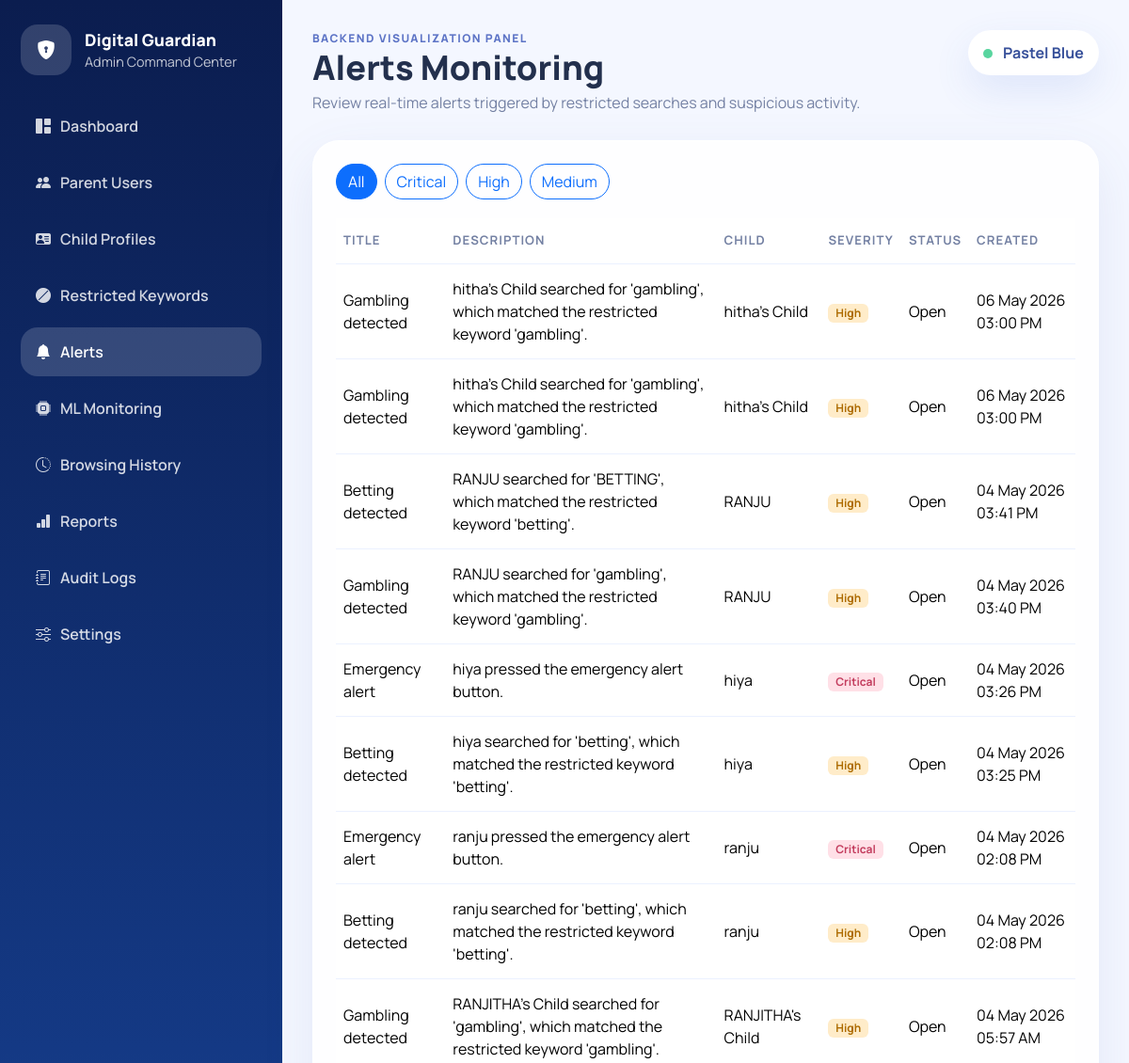
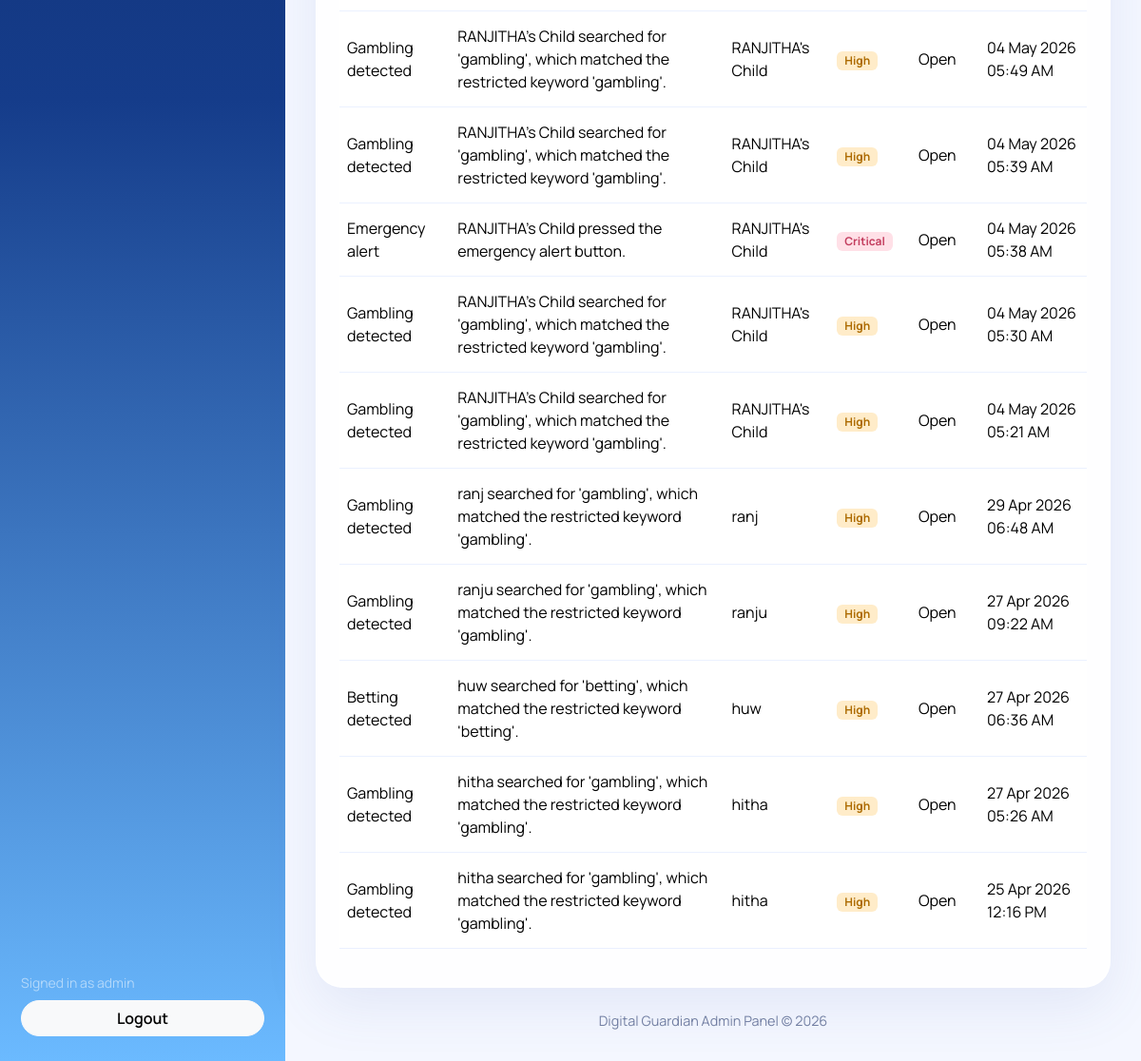
Screenshot of /admin/alerts (signed in) with the database file from the repository (2 pictures, top to bottom).
### app/models/__init__.py (models this page shows, shortened)
class AdminPanelSetting(db.Model):
    __tablename__ = "admin_panel_settings"
    id = db.Column(db.Integer, primary_key=True)
    theme = db.Column(db.String(30), default="pastel-blue", nullable=False)
    security_mode = db.Column(db.String(40), default="strict", nullable=False)
    support_email = db.Column(db.String(160), default="support@digitalguardian.local", nullable=False)
    app_info = db.Column(
        db.String(255),
        default="Digital Guardian Admin Panel",
        nullable=False,
    )
    monitoring_enabled = db.Column(db.Boolean, default=True, nullable=False)
    created_at = db.Column(db.DateTime, default=datetime.utcnow, nullable=False)
    updated_at = db.Column(db.DateTime, default=datetime.utcnow, onupdate=datetime.utcnow, nullable=False)

class Alert(db.Model):
    __tablename__ = "alerts"
    id = db.Column(db.Integer, primary_key=True)
    parent_id = db.Column(db.Integer, db.ForeignKey("parent_users.id"), nullable=False)
    child_id = db.Column(db.Integer, db.ForeignKey("child_profiles.id"), nullable=False)
    history_id = db.Column(db.Integer, db.ForeignKey("browsing_history.id"), nullable=True)
    activity_id = db.Column(db.Integer, db.ForeignKey("activity_logs.id"), nullable=True)
    title = db.Column(db.String(180), nullable=False)
    description = db.Column(db.Text, nullable=False)
    severity = db.Column(db.String(20), nullable=False)
    status = db.Column(db.String(20), nullable=False, default="open")
    created_at = db.Column(db.DateTime, default=datetime.utcnow, nullable=False)
    child = db.relationship("ChildProfile", backref="alerts", lazy=True)
    history = db.relationship("BrowsingHistory", backref="alert", lazy=True)
    activity = db.relationship("ActivityLog", backref="alert", lazy=True)

class ChildProfile(db.Model):
    __tablename__ = "child_profiles"
    id = db.Column(db.Integer, primary_key=True)
    parent_id = db.Column(db.Integer, db.ForeignKey("parent_users.id"), nullable=False)
    child_name = db.Column(db.String(120), nullable=False)
    child_username = db.Column(db.String(80), unique=True, index=True, nullable=False, default="")
    password_hash = db.Column(db.String(255), nullable=False, default="")
    age = db.Column(db.Integer, nullable=False)
    gender = db.Column(db.String(40), nullable=False)
    grade = db.Column(db.String(80), nullable=False)
    school_name = db.Column(db.String(180), nullable=False)
    parent_contact = db.Column(db.String(80), nullable=False)
    device_name = db.Column(db.String(120), nullable=False)
    screen_time_limit_hours = db.Column(db.Float, nullable=False, default=2.0)
    notes = db.Column(db.Text)
    is_active = db.Column(db.Boolean, default=True, nullable=False)
    created_at = db.Column(db.DateTime, default=datetime.utcnow, nullable=False)

### app/routes/admin.py (the view)
@admin_bp.get("/alerts")
@admin_required
def alerts():
    severity = request.args.get("severity", "").strip().lower()
    query = Alert.query
    if severity:
        query = query.filter_by(severity=severity)
    alerts_list = query.order_by(Alert.created_at.desc()).all()
    return render_template("admin/alerts.html", alerts=alerts_list, severity=severity)

### app/models/__init__.py (called while the page is built)
def get_admin_panel_settings():
    settings = AdminPanelSetting.query.first()
    if settings is None:
        settings = AdminPanelSetting()
        db.session.add(settings)
        db.session.commit()
    return settings

### app/routes/admin.py (called while the page is built)
def admin_required(view):
    @wraps(view)
    def wrapped_view(*args, **kwargs):
        if "admin_id" not in session:
            return redirect(url_for("admin.login", next=request.path))
        return view(*args, **kwargs)
    return wrapped_view

@admin_bp.app_context_processor
def inject_admin_globals():
    return {
        "admin_username": session.get("admin_username"),
        "admin_theme": get_admin_panel_settings().theme if db.session else "pastel-blue",
        "current_year": datetime.utcnow().year,
    }

### app/templates/admin/alerts.html
{% extends "admin/base.html" %}
{% block page_title %}Alerts Monitoring{% endblock %}
{% block page_subtitle %}Review real-time alerts triggered by restricted searches and suspicious activity.{% endblock %}
{% block content %}
<div class="panel-card">
  <div class="panel-header">
    <div class="d-flex gap-2">
      <a class="btn {% if not severity %}btn-primary{% else %}btn-outline-primary{% endif %} rounded-pill" href="{{ url_for('admin.alerts') }}">All</a>
      <a class="btn {% if severity == 'critical' %}btn-primary{% else %}btn-outline-primary{% endif %} rounded-pill" href="{{ url_for('admin.alerts', severity='critical') }}">Critical</a>
      <a class="btn {% if severity == 'high' %}btn-primary{% else %}btn-outline-primary{% endif %} rounded-pill" href="{{ url_for('admin.alerts', severity='high') }}">High</a>
      <a class="btn {% if severity == 'medium' %}btn-primary{% else %}btn-outline-primary{% endif %} rounded-pill" href="{{ url_for('admin.alerts', severity='medium') }}">Medium</a>
    </div>
  </div>
  <div class="table-responsive">
    <table class="table table-hover align-middle admin-table">
      <thead><tr><th>Title</th><th>Description</th><th>Child</th><th>Severity</th><th>Status</th><th>Created</th></tr></thead>
      <tbody>
        {% for alert in alerts %}
        <tr>
          <td>{{ alert.title }}</td>
          <td>{{ alert.description }}</td>
          <td>{{ alert.child.child_name if alert.child else '-' }}</td>
          <td><span class="badge severity-{{ alert.severity }}">{{ alert.severity|title }}</span></td>
          <td>{{ alert.status|title }}</td>
          <td>{{ alert.created_at.strftime('%d %b %Y %I:%M %p') }}</td>
        </tr>
        {% else %}
        <tr><td colspan="6" class="text-center text-secondary py-4">No alerts available.</td></tr>
        {% endfor %}
      </tbody>
    </table>
  </div>
</div>
{% endblock %}

### app/templates/admin/base.html (shortened to what this page needs)
<!doctype html>
<html lang="en">
<head>
  <link href="https://cdn.jsdelivr.net/npm/bootstrap@5.3.3/dist/css/bootstrap.min.css" rel="stylesheet">
  <link href="https://cdn.jsdelivr.net/npm/bootstrap-icons@1.11.3/font/bootstrap-icons.css" rel="stylesheet">
  <link href="{{ url_for('admin.static', filename='admin.css') }}" rel="stylesheet">
</head>
<body class="admin-shell">
  <div class="admin-layout">
    <aside class="admin-sidebar">
      <div>
        <a class="brand-block text-decoration-none" href="{{ url_for('admin.dashboard') }}">
          <div class="brand-icon"><i class="bi bi-shield-lock-fill"></i></div>
          <div>
            <div class="brand-title">Digital Guardian</div>
            <div class="brand-subtitle">Admin Command Center</div>
          </div>
        </a>
        <nav class="nav flex-column nav-pills admin-nav">
          <a class="nav-link {% if request.endpoint == 'admin.dashboard' %}active{% endif %}" href="{{ url_for('admin.dashboard') }}"><i class="bi bi-grid-1x2-fill"></i>Dashboard</a>
          <a class="nav-link {% if request.endpoint in ['admin.parents', 'admin.create_parent', 'admin.edit_parent'] %}active{% endif %}" href="{{ url_for('admin.parents') }}"><i class="bi bi-people-fill"></i>Parent Users</a>
          <a class="nav-link {% if request.endpoint in ['admin.children', 'admin.create_child', 'admin.edit_child'] %}active{% endif %}" href="{{ url_for('admin.children') }}"><i class="bi bi-person-vcard-fill"></i>Child Profiles</a>
          <a class="nav-link {% if request.endpoint in ['admin.keywords', 'admin.create_keyword', 'admin.edit_keyword'] %}active{% endif %}" href="{{ url_for('admin.keywords') }}"><i class="bi bi-ban-fill"></i>Restricted Keywords</a>
          <a class="nav-link {% if request.endpoint == 'admin.alerts' %}active{% endif %}" href="{{ url_for('admin.alerts') }}"><i class="bi bi-bell-fill"></i>Alerts</a>
          <a class="nav-link {% if request.endpoint == 'admin.ml_monitoring' %}active{% endif %}" href="{{ url_for('admin.ml_monitoring') }}"><i class="bi bi-cpu-fill"></i>ML Monitoring</a>
          <a class="nav-link {% if request.endpoint == 'admin.history' %}active{% endif %}" href="{{ url_for('admin.history') }}"><i class="bi bi-clock-history"></i>Browsing History</a>
          <a class="nav-link {% if request.endpoint == 'admin.reports' %}active{% endif %}" href="{{ url_for('admin.reports') }}"><i class="bi bi-bar-chart-fill"></i>Reports</a>
          <a class="nav-link {% if request.endpoint == 'admin.audit_logs' %}active{% endif %}" href="{{ url_for('admin.audit_logs') }}"><i class="bi bi-journal-text"></i>Audit Logs</a>
          <a class="nav-link {% if request.endpoint == 'admin.settings' %}active{% endif %}" href="{{ url_for('admin.settings') }}"><i class="bi bi-sliders"></i>Settings</a>
        </nav>
      </div>
      <div class="sidebar-footer">
        <div class="small text-white-50 mb-2">Signed in as {{ admin_username }}</div>
        <a href="{{ url_for('admin.logout') }}" class="btn btn-light w-100 rounded-pill fw-semibold">Logout</a>
      </div>
    </aside>
    <main class="admin-content">
      <div class="content-topbar">
        <div>
          <div class="eyebrow">Backend visualization panel</div>
          <h1 class="page-title mb-1">{% block page_title %}Dashboard{% endblock %}</h1>
          <p class="page-subtitle mb-0">{% block page_subtitle %}Real-time admin insight for Digital Guardian.{% endblock %}</p>
        </div>
        <div class="status-pill">
          <span class="status-dot"></span>
          {{ admin_theme|replace('-', ' ')|title }}
        </div>
      </div>
      {% block content %}{% endblock %}
      <footer class="admin-footer">Digital Guardian Admin Panel &copy; {{ current_year }}</footer>
    </main>
  </div>
</body>
</html>

### app/static/admin.css (style rules this page uses)
:root { --bg: #f4f7ff; --sidebar: linear-gradient(180deg, #0b1d4f 0%, #153c8a 55%, #6bbaff 100%); --text: #23304d; --muted: #7481a3; --card: rgba(255, 255, 255, 0.86); --line: rgba(91, 140, 255, 0.12); }
* { box-sizing: border-box; }
body { font-family: "Manrope", sans-serif; background: var(--bg); color: var(--text); }
.admin-layout { display: flex; min-height: 100vh; }
.admin-sidebar { width: 300px; padding: 26px 22px; display: flex; flex-direction: column; justify-content: space-between; background: var(--sidebar); color: white; }
.brand-block { display: flex; gap: 14px; align-items: center; margin-bottom: 28px; }
.brand-icon { width: 54px; height: 54px; border-radius: 18px; display: grid; place-items: center; background: rgba(255,255,255,0.16); color: white; font-size: 1.25rem; }
.brand-title { font-size: 1.1rem; font-weight: 800; color: white; }
.brand-subtitle { font-size: 0.9rem; color: rgba(255,255,255,0.75); }
.admin-nav .nav-link { color: rgba(255,255,255,0.82); border-radius: 18px; padding: 14px 16px; font-weight: 600; margin-bottom: 8px; }
.admin-nav .nav-link i { margin-right: 10px; }
.admin-nav .nav-link.active, .admin-nav .nav-link:hover { background: rgba(255,255,255,0.16); color: white; }
.admin-content { flex: 1; padding: 32px; }
.content-topbar { display: flex; justify-content: space-between; align-items: flex-start; gap: 16px; margin-bottom: 28px; }
.eyebrow { text-transform: uppercase; letter-spacing: .12em; font-size: .75rem; font-weight: 800; color: #5d74c6; }
.page-title { font-size: clamp(1.9rem, 3vw, 2.8rem); font-weight: 800; }
.page-subtitle { color: var(--muted); max-width: 60ch; }
.status-pill { padding: 12px 16px; background: white; border-radius: 999px; color: #37509a; box-shadow: 0 16px 40px rgba(64, 104, 211, 0.12); font-weight: 700; }
.status-dot { display: inline-block; width: 10px; height: 10px; background: #59d59f; border-radius: 50%; margin-right: 8px; }
.metric-card, .panel-card { background: var(--card); border: 1px solid rgba(255,255,255,0.65); border-radius: 28px; box-shadow: 0 20px 55px rgba(74, 97, 174, 0.10); backdrop-filter: blur(22px); }
.panel-card { padding: 24px; }
.panel-header { display: flex; justify-content: space-between; align-items: center; gap: 16px; margin-bottom: 20px; }
.admin-table thead th { color: var(--muted); border-bottom-color: var(--line); font-size: .82rem; text-transform: uppercase; letter-spacing: .08em; }
.admin-table td, .admin-table th { padding-top: 14px; padding-bottom: 14px; border-color: var(--line); }
.severity-critical { background: #ffe0e7; color: #c33d5e; }
.severity-high { background: #ffecc9; color: #ad6b00; }
.sidebar-footer { margin-top: 24px; }
.admin-footer { color: var(--muted); margin-top: 24px; text-align: center; font-size: .9rem; }

### rows the page displays
AdminPanelSetting: theme "Pastel Blue"
Alert: title "Gambling detected", description "hitha's Child searched for 'gambling', which matched the restricted keyword 'gambling'.", child "hitha's Child", severity "High", status "Open", created_at "06 May 2026 03:00 PM"
Alert: title "Gambling detected", description "hitha's Child searched for 'gambling', which matched the restricted keyword 'gambling'.", child "hitha's Child", severity "High", status "Open", created_at "06 May 2026 03:00 PM"
Alert: title "Betting detected", description "RANJU searched for 'BETTING', which matched the restricted keyword 'betting'.", child "RANJU", severity "High", status "Open", created_at "04 May 2026 03:41 PM"
Alert: title "Gambling detected", description "RANJU searched for 'gambling', which matched the restricted keyword 'gambling'.", child "RANJU", severity "High", status "Open", created_at "04 May 2026 03:40 PM"
Alert: title "Emergency alert", description "hiya pressed the emergency alert button.", child "hiya", severity "Critical", status "Open", created_at "04 May 2026 03:26 PM"
Alert: title "Betting detected", description "hiya searched for 'betting', which matched the restricted keyword 'betting'.", child "hiya", severity "High", status "Open", created_at "04 May 2026 03:25 PM"
Alert: title "Emergency alert", description "ranju pressed the emergency alert button.", child "ranju", severity "Critical", status "Open", created_at "04 May 2026 02:08 PM"
Alert: title "Betting detected", description "ranju searched for 'betting', which matched the restricted keyword 'betting'.", child "ranju", severity "High", status "Open", created_at "04 May 2026 02:08 PM"
Alert: title "Gambling detected", description "RANJITHA's Child searched for 'gambling', which matched the restricted keyword 'gambling'.", child "RANJITHA's Child", severity "High", status "Open", created_at "04 May 2026 05:57 AM"
Alert: title "Gambling detected", description "RANJITHA's Child searched for 'gambling', which matched the restricted keyword 'gambling'.", child "RANJITHA's Child", severity "High", status "Open", created_at "04 May 2026 05:49 AM"
Alert: title "Gambling detected", description "RANJITHA's Child searched for 'gambling', which matched the restricted keyword 'gambling'.", child "RANJITHA's Child", severity "High", status "Open", created_at "04 May 2026 05:39 AM"
Alert: title "Emergency alert", description "RANJITHA's Child pressed the emergency alert button.", child "RANJITHA's Child", severity "Critical", status "Open", created_at "04 May 2026 05:38 AM"
Alert: title "Gambling detected", description "RANJITHA's Child searched for 'gambling', which matched the restricted keyword 'gambling'.", child "RANJITHA's Child", severity "High", status "Open", created_at "04 May 2026 05:30 AM"
Alert: title "Gambling detected", description "RANJITHA's Child searched for 'gambling', which matched the restricted keyword 'gambling'.", child "RANJITHA's Child", severity "High", status "Open", created_at "04 May 2026 05:21 AM"
Alert: title "Gambling detected", description "ranj searched for 'gambling', which matched the restricted keyword 'gambling'.", child "ranj", severity "High", status "Open", created_at "29 Apr 2026 06:48 AM"
Alert: title "Gambling detected", description "ranju searched for 'gambling', which matched the restricted keyword 'gambling'.", child "ranju", severity "High", status "Open", created_at "27 Apr 2026 09:22 AM"
Alert: title "Betting detected", description "huw searched for 'betting', which matched the restricted keyword 'betting'.", child "huw", severity "High", status "Open", created_at "27 Apr 2026 06:36 AM"
Alert: title "Gambling detected", description "hitha searched for 'gambling', which matched the restricted keyword 'gambling'.", child "hitha", severity "High", status "Open", created_at "27 Apr 2026 05:26 AM"
Alert: title "Gambling detected", description "hitha searched for 'gambling', which matched the restricted keyword 'gambling'.", child "hitha", severity "High", status "Open", created_at "25 Apr 2026 12:16 PM"

### other values shown
{{ admin_username }} "admin"
